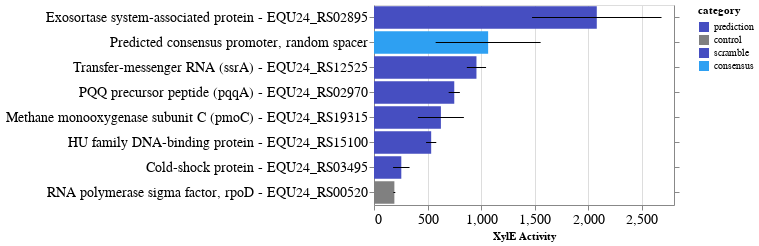

Notebook code cell kept with this figure:
### Code cell
# change bar color (synthetic and reference)
domain = ['prediction', 'control','scramble', 'consensus']
range_ = ['#464EC1', 'gray', '#464EC1','#2EA0F2']

bar = alt.Chart(
    df[df['locus_tag'] !="Temp2"].sort_values('mean_xyle',ascending=False),
).mark_bar().encode(
    y=alt.Y('manual_desc:N',
            axis=alt.Axis(title=None),
            sort=alt.EncodingSortField(field="mean_xyle", order='descending'),
           ),
    x=alt.X('mean_xyle:Q',axis=alt.Axis(title="XylE Activity")),
    tooltip=["desc:N","hex1:N",'hex2:N','total_score:Q','mean_xyle:Q'],
    color=alt.Color('category:N', scale=alt.Scale(domain=domain,range=range_)),
).properties(
    width=300,
    height=200
)


error_bars = bar.mark_rule().encode(
  x=alt.X('std_low:Q'),
  x2=alt.X2('std_high:Q'),
    y=alt.Y('manual_desc:N',
            axis=alt.Axis(title=None,labels=False),
            sort=alt.EncodingSortField(field="mean_xyle", order='descending'),
           ),
    color=alt.value('black')
)

#alt.layer(bar, error_bars).resolve_scale(y='independent')
chart = bar + error_bars
chart.configure_axis(
    labelFontSize=14,
    labelLimit=600
).resolve_scale(y='independent')

### Figure 1 — Vega-Lite specification as saved in the notebook (floating-point values rounded to 4 significant figures)
{"config": {"view": {"continuousWidth": 400, "continuousHeight": 300}, "axis": {"labelFontSize": 14, "labelLimit": 600}}, "layer": [{"mark": "bar", "encoding": {"color": {"type": "nominal", "field": "category", "scale": {"domain": ["prediction", "control", "scramble", "consensus"], "range": ["#464EC1", "gray", "#464EC1", "#2EA0F2"]}}, "tooltip": [{"type": "nominal", "field": "desc"}, {"type": "nominal", "field": "hex1"}, {"type": "nominal", "field": "hex2"}, {"type": "quantitative", "field": "total_score"}, {"type": "quantitative", "field": "mean_xyle"}], "x": {"type": "quantitative", "axis": {"title": "XylE Activity"}, "field": "mean_xyle"}, "y": {"type": "nominal", "axis": {"title": null}, "field": "manual_desc", "sort": {"field": "mean_xyle", "order": "descending"}}}, "height": 200, "width": 300}, {"mark": "rule", "encoding": {"color": {"value": "black"}, "tooltip": [{"type": "nominal", "field": "desc"}, {"type": "nominal", "field": "hex1"}, {"type": "nominal", "field": "hex2"}, {"type": "quantitative", "field": "total_score"}, {"type": "quantitative", "field": "mean_xyle"}], "x": {"type": "quantitative", "field": "std_low"}, "x2": {"field": "std_high"}, "y": {"type": "nominal", "axis": {"labels": false, "title": null}, "field": "manual_desc", "sort": {"field": "mean_xyle", "order": "descending"}}}, "height": 200, "width": 300}], "data": {"name": "data-24106cdb30af1e368e2a1fac7220b65d"}, "resolve": {"scale": {"y": "independent"}}, "$schema": "https://vega.github.io/schema/vega-lite/v4.0.2.json", "datasets": {"data-24106cdb30af1e368e2a1fac7220b65d": [{"locus_tag": "EQU24_RS02895", "desc": "EQU24_RS02895||exosortase system-associated protein, TIGR04073 family", "manual_desc": "Exosortase system-associated protein - EQU24_RS02895", "motif_block": "TTGACAACATTCAACCTTTAGGCTATTGT", "hex1": "TTGACA", "hex1_score": 8.353, "hex2": "TATTGT", "hex2_score": 5.705, "total_score": 14.06, "spacer": 17.0, "rep1": 2438.0, "rep2": 2572.0, "rep3": 1228.0, "assayed": 1, "include?": 1, "category": "prediction", "mean_xyle": 2079.0, "std_xyle": 604.2, "std_low": 1475.0, "std_high": 2684.0}, {"locus_tag": "Temp1", "desc": "Consensus_promoter", "manual_desc": "Predicted consensus promoter, random spacer", "motif_block": "TTGACAGATTTAGTCGTAACTTGTATAAT", "hex1": "TTGACA", "hex1_score": 8.353, "hex2": "TATAAT", "hex2_score": 8.462, "total_score": 16.82, "spacer": 17.0, "rep1": 749.0, "rep2": 689.6, "rep3": 1757.0, "assayed": 1, "include?": 1, "category": "consensus", "mean_xyle": 1065.0, "std_xyle": 490.0, "std_low": 575.4, "std_high": 1555.0}, {"locus_tag": "EQU24_RS12525", "desc": "EQU24_RS12525|ssrA|transfer-messenger RNA", "manual_desc": "Transfer-messenger RNA (ssrA) - EQU24_RS12525", "motif_block": "TTGCTAATGATGAATTTAATTGTTAATAT", "hex1": "TTGCTA", "hex1_score": 6.263, "hex2": "TAATAT", "hex2_score": 6.618, "total_score": 12.88, "spacer": 17.0, "rep1": 987.2, "rep2": 1047.0, "rep3": 834.4, "assayed": 1, "include?": 1, "category": "scramble", "mean_xyle": 956.3, "std_xyle": 89.65, "std_low": 866.7, "std_high": 1046.0}, {"locus_tag": "EQU24_RS02970", "desc": "EQU24_RS02970|pqqA|pyrroloquinoline quinone precursor peptide PqqA", "manual_desc": "PQQ precursor peptide (pqqA) - EQU24_RS02970", "motif_block": "TTGCTTTGCCTAAATTATCGTCGTATACT", "hex1": "TTGCTT", "hex1_score": 5.215, "hex2": "TATACT", "hex2_score": 7.692, "total_score": 12.91, "spacer": 17.0, "rep1": 675.2, "rep2": 789.0, "rep3": 783.2, "assayed": 1, "include?": 1, "category": "scramble", "mean_xyle": 749.1, "std_xyle": 52.33, "std_low": 696.8, "std_high": 801.5}, {"locus_tag": "EQU24_RS19315", "desc": "EQU24_RS19315|pmoC|methane monooxygenase/ammonia monooxygenase subunit C", "manual_desc": "Methane monooxygenase subunit C (pmoC) - EQU24_RS19315", "motif_block": "TTGACAAGCCTTTTCGAAATGATAAACT", "hex1": "TTGACA", "hex1_score": 8.353, "hex2": "TAAACT", "hex2_score": 6.554, "total_score": 14.91, "spacer": 16.0, "rep1": 502.6, "rep2": 444.8, "rep3": 926.0, "assayed": 1, "include?": 1, "category": "scramble", "mean_xyle": 624.5, "std_xyle": 214.5, "std_low": 409.9, "std_high": 839.0}, {"locus_tag": "EQU24_RS15100", "desc": "EQU24_RS15100||HU family DNA-binding protein", "manual_desc": "HU family DNA-binding protein - EQU24_RS15100", "motif_block": "TTGACACTTTATGAGTCGTGTTGATATAAA", "hex1": "TTGACA", "hex1_score": 8.353, "hex2": "TATAAA", "hex2_score": 5.984, "total_score": 14.34, "spacer": 18.0, "rep1": 600.4, "rep2": 492.8, "rep3": 507.8, "assayed": 1, "include?": 1, "category": "prediction", "mean_xyle": 533.7, "std_xyle": 47.58, "std_low": 486.1, "std_high": 581.2}, {"locus_tag": "EQU24_RS03495", "desc": "EQU24_RS03495||cold-shock protein", "manual_desc": "Cold-shock protein - EQU24_RS03495", "motif_block": "TTGACTTTGGGGAAATAAGGCATAGAAT", "hex1": "TTGACT", "hex1_score": 7.306, "hex2": "TAGAAT", "hex2_score": 5.74, "total_score": 13.05, "spacer": 16.0, "rep1": 213.0, "rep2": 362.6, "rep3": 189.0, "assayed": 1, "include?": 1, "category": "prediction", "mean_xyle": 254.9, "std_xyle": 76.81, "std_low": 178.1, "std_high": 331.7}, {"locus_tag": "EQU24_RS00520", "desc": "EQU24_RS00520|rpoD|", "manual_desc": "RNA polymerase sigma factor, rpoD - EQU24_RS00520", "motif_block": "TTAACATAAAAAAGAATATGTTGTATAAT", "hex1": "TTAACA", "hex1_score": 2.996, "hex2": "TATAAT", "hex2_score": 8.462, "total_score": 11.46, "spacer": 17.0, "rep1": 201.6, "rep2": 180.0, "rep3": 189.0, "assayed": 1, "include?": 1, "category": "control", "mean_xyle": 190.2, "std_xyle": 8.859, "std_low": 181.3, "std_high": 199.1}]}}
